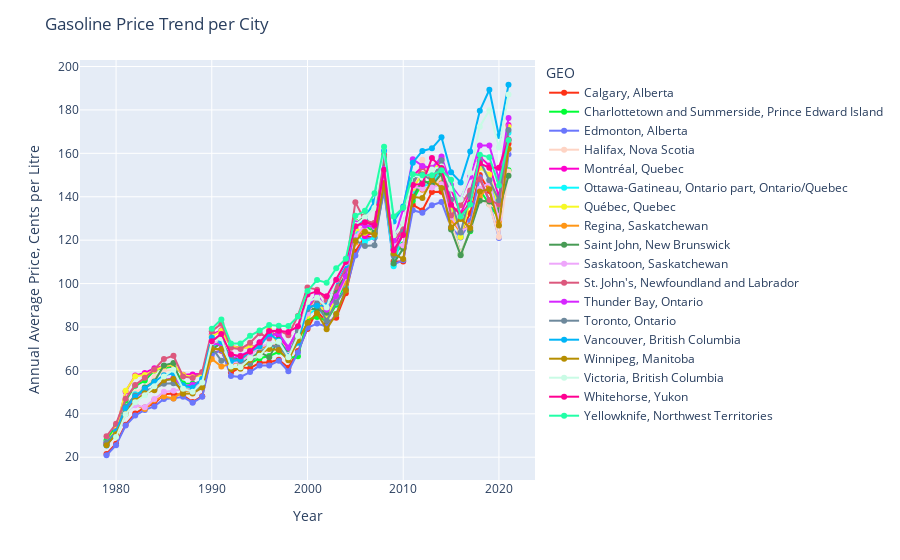

Notebook code for this chart:
### Code cell
fig = px.line(price_bycity
                   ,x='Year', y = "Value", 
                   color = "GEO", color_discrete_sequence=px.colors.qualitative.Light24)
fig.update_traces(mode='markers+lines')
fig.update_layout(
    title="Gasoline Price Trend per City",
    xaxis_title="Year",
    yaxis_title="Annual Average Price, Cents per Litre")
fig.show()

### Figure 1 — Plotly figure (JSON) as saved in the notebook; plotly's stock layout.template omitted (floating-point values rounded to 4 significant figures)
{"data": [{"hovertemplate": "GEO=Calgary, Alberta<br>Year=%{x}<br>Value=%{y}<extra></extra>", "legendgroup": "Calgary, Alberta", "line": {"color": "#FD3216", "dash": "solid"}, "marker": {"symbol": "circle"}, "mode": "markers+lines", "name": "Calgary, Alberta", "orientation": "v", "showlegend": true, "type": "scatter", "x": [1979, 1980, 1981, 1982, 1983, 1984, 1985, 1986, 1987, 1988, 1989, 1990, 1991, 1992, 1993, 1994, 1995, 1996, 1997, 1998, 1999, 2000, 2001, 2002, 2003, 2004, 2005, 2006, 2007, 2008, 2009, 2010, 2011, 2012, 2013, 2014, 2015, 2016, 2017, 2018, 2019, 2020, 2021], "xaxis": "x", "y": [21.5, 26.2, 35, 40.1, 42.9, 44.7, 49, 49.4, 48.5, 45.4, 48.1, 68.1, 69.1, 59, 61.4, 61, 63.5, 63.8, 64.9, 61.2, 68.9, 79.1, 87.3, 82.1, 84.2, 95.5, 114.7, 121.8, 121.2, 143.6, 110.3, 110.2, 136.3, 133.7, 142.2, 142.3, 130.9, 123.3, 132.4, 150, 142.7, 128.7, 164.4], "yaxis": "y"}, {"hovertemplate": "GEO=Charlottetown and Summerside, Prince Edward Island<br>Year=%{x}<br>Value=%{y}<extra></extra>", "legendgroup": "Charlottetown and Summerside, Prince Edward Island", "line": {"color": "#00FE35", "dash": "solid"}, "marker": {"symbol": "circle"}, "mode": "markers+lines", "name": "Charlottetown and Summerside, Prince Edward Island", "orientation": "v", "showlegend": true, "type": "scatter", "x": [1979, 1980, 1981, 1982, 1983, 1984, 1985, 1986, 1987, 1988, 1989, 1990, 1991, 1992, 1993, 1994, 1995, 1996, 1997, 1998, 1999, 2000, 2001, 2002, 2003, 2004, 2005, 2006, 2007, 2008, 2009, 2010, 2011, 2012, 2013, 2014, 2015, 2016, 2017, 2018, 2019, 2020, 2021], "xaxis": "x", "y": [27.8, 34.6, 46.1, 52.9, 55.3, 60, 61.1, 61.8, 54, 53.8, 54.9, 68.5, 75.3, 65.5, 62.5, 63.2, 65.6, 66.6, 68.6, 65.6, 66.5, 83.4, 84.6, 82.9, 90.2, 100.7, 128.6, 127.1, 123.2, 155.3, 113.4, 118, 138.2, 146.4, 147.2, 154.6, 128.4, 113.9, 124.1, 143.1, 136.6, 129.9, 152.2], "yaxis": "y"}, {"hovertemplate": "GEO=Edmonton, Alberta<br>Year=%{x}<br>Value=%{y}<extra></extra>", "legendgroup": "Edmonton, Alberta", "line": {"color": "#6A76FC", "dash": "solid"}, "marker": {"symbol": "circle"}, "mode": "markers+lines", "name": "Edmonton, Alberta", "orientation": "v", "showlegend": true, "type": "scatter", "x": [1979, 1980, 1981, 1982, 1983, 1984, 1985, 1986, 1987, 1988, 1989, 1990, 1991, 1992, 1993, 1994, 1995, 1996, 1997, 1998, 1999, 2000, 2001, 2002, 2003, 2004, 2005, 2006, 2007, 2008, 2009, 2010, 2011, 2012, 2013, 2014, 2015, 2016, 2017, 2018, 2019, 2020, 2021], "xaxis": "x", "y": [20.9, 25.5, 34.6, 39.2, 41.8, 43.4, 46.8, 47.1, 47.8, 45.1, 47.8, 67.1, 69.4, 57.4, 57, 59.2, 62.2, 62.3, 64.4, 59.6, 68.2, 79.6, 81.6, 80.2, 85.9, 97.2, 112.9, 120.7, 121.1, 142.4, 108.9, 110.7, 133.8, 132.6, 136.1, 137.6, 125.9, 121.2, 128.8, 149, 137.5, 121, 159.6], "yaxis": "y"}, {"hovertemplate": "GEO=Halifax, Nova Scotia<br>Year=%{x}<br>Value=%{y}<extra></extra>", "legendgroup": "Halifax, Nova Scotia", "line": {"color": "#FED4C4", "dash": "solid"}, "marker": {"symbol": "circle"}, "mode": "markers+lines", "name": "Halifax, Nova Scotia", "orientation": "v", "showlegend": true, "type": "scatter", "x": [1979, 1980, 1981, 1982, 1983, 1984, 1985, 1986, 1987, 1988, 1989, 1990, 1991, 1992, 1993, 1994, 1995, 1996, 1997, 1998, 1999, 2000, 2001, 2002, 2003, 2004, 2005, 2006, 2007, 2008, 2009, 2010, 2011, 2012, 2013, 2014, 2015, 2016, 2017, 2018, 2019, 2020, 2021], "xaxis": "x", "y": [26.3, 31.5, 40.9, 49.9, 52.2, 56.9, 59.9, 59.9, 52.7, 51.6, 52.4, 72, 76.4, 66.5, 63.4, 66.8, 68.1, 71.4, 73.3, 69.8, 78.1, 91.2, 90.4, 88.1, 95.9, 106.4, 128.3, 124.2, 123.9, 158.3, 116.1, 126.1, 145.3, 157, 145.7, 147.8, 128.1, 113.9, 124.8, 139.2, 136.4, 121.5, 151.6], "yaxis": "y"}, {"hovertemplate": "GEO=Montréal, Quebec<br>Year=%{x}<br>Value=%{y}<extra></extra>", "legendgroup": "Montréal, Quebec", "line": {"color": "#FE00CE", "dash": "solid"}, "marker": {"symbol": "circle"}, "mode": "markers+lines", "name": "Montréal, Quebec", "orientation": "v", "showlegend": true, "type": "scatter", "x": [1979, 1980, 1981, 1982, 1983, 1984, 1985, 1986, 1987, 1988, 1989, 1990, 1991, 1992, 1993, 1994, 1995, 1996, 1997, 1998, 1999, 2000, 2001, 2002, 2003, 2004, 2005, 2006, 2007, 2008, 2009, 2010, 2011, 2012, 2013, 2014, 2015, 2016, 2017, 2018, 2019, 2020, 2021], "xaxis": "x", "y": [26.3, 32.5, 50.3, 57.6, 58.8, 61, 62, 62.4, 58, 58.1, 58.5, 76.5, 78.5, 71.1, 70.5, 70.7, 71.9, 78.3, 75.4, 70.2, 78.8, 89.4, 93.3, 86.9, 95.1, 104.2, 125.4, 121.9, 123.7, 157, 115.7, 126.7, 149.7, 153.7, 153.4, 157.4, 143.5, 132.2, 142.1, 158.4, 154.4, 139.9, 173], "yaxis": "y"}, {"hovertemplate": "GEO=Ottawa-Gatineau, Ontario part, Ontario/Quebec<br>Year=%{x}<br>Value=%{y}<extra></extra>", "legendgroup": "Ottawa-Gatineau, Ontario part, Ontario/Quebec", "line": {"color": "#0DF9FF", "dash": "solid"}, "marker": {"symbol": "circle"}, "mode": "markers+lines", "name": "Ottawa-Gatineau, Ontario part, Ontario/Quebec", "orientation": "v", "showlegend": true, "type": "scatter", "x": [1979, 1980, 1981, 1982, 1983, 1984, 1985, 1986, 1987, 1988, 1989, 1990, 1991, 1992, 1993, 1994, 1995, 1996, 1997, 1998, 1999, 2000, 2001, 2002, 2003, 2004, 2005, 2006, 2007, 2008, 2009, 2010, 2011, 2012, 2013, 2014, 2015, 2016, 2017, 2018, 2019, 2020, 2021], "xaxis": "x", "y": [26.7, 31.8, 42.2, 49, 50.6, 51.8, 55.4, 56, 52.2, 52.5, 55.6, 71.6, 72.1, 65.9, 64.8, 65.3, 68.6, 70.5, 71.7, 67.6, 76.6, 85.6, 88.5, 84.7, 91.2, 98.1, 123.1, 119.2, 121.3, 145.7, 108, 124.5, 142.2, 145.1, 145.6, 152.8, 135.6, 121.9, 140.7, 156.5, 148, 134.4, 169.5], "yaxis": "y"}, {"hovertemplate": "GEO=Québec, Quebec<br>Year=%{x}<br>Value=%{y}<extra></extra>", "legendgroup": "Québec, Quebec", "line": {"color": "#F6F926", "dash": "solid"}, "marker": {"symbol": "circle"}, "mode": "markers+lines", "name": "Québec, Quebec", "orientation": "v", "showlegend": true, "type": "scatter", "x": [1979, 1980, 1981, 1982, 1983, 1984, 1985, 1986, 1987, 1988, 1989, 1990, 1991, 1992, 1993, 1994, 1995, 1996, 1997, 1998, 1999, 2000, 2001, 2002, 2003, 2004, 2005, 2006, 2007, 2008, 2009, 2010, 2011, 2012, 2013, 2014, 2015, 2016, 2017, 2018, 2019, 2020, 2021], "xaxis": "x", "y": [26.6, 32.8, 50.6, 57.3, 57.9, 59.9, 61.9, 62.7, 57.9, 56.8, 57.9, 75.7, 78.1, 71.1, 70.3, 70.5, 71.8, 78.9, 71.6, 66, 76, 85, 93.1, 84.3, 93.9, 103.1, 125.2, 123.4, 123.7, 157.5, 115, 123, 143.9, 150.5, 153.2, 154.9, 135.8, 121.4, 137.9, 153.4, 150.3, 134.6, 172.3], "yaxis": "y"}, {"hovertemplate": "GEO=Regina, Saskatchewan<br>Year=%{x}<br>Value=%{y}<extra></extra>", "legendgroup": "Regina, Saskatchewan", "line": {"color": "#FF9616", "dash": "solid"}, "marker": {"symbol": "circle"}, "mode": "markers+lines", "name": "Regina, Saskatchewan", "orientation": "v", "showlegend": true, "type": "scatter", "x": [1979, 1980, 1981, 1982, 1983, 1984, 1985, 1986, 1987, 1988, 1989, 1990, 1991, 1992, 1993, 1994, 1995, 1996, 1997, 1998, 1999, 2000, 2001, 2002, 2003, 2004, 2005, 2006, 2007, 2008, 2009, 2010, 2011, 2012, 2013, 2014, 2015, 2016, 2017, 2018, 2019, 2020, 2021], "xaxis": "x", "y": [26, 31, 41.7, 44.2, 42.2, 46.3, 48, 47.1, 50.4, 50.4, 54.2, 65.3, 61.8, 63, 64, 68.2, 70.1, 71.6, 73, 66.4, 76, 86.4, 93.9, 88.1, 94.9, 100.5, 118.8, 128, 126.8, 148.7, 118.4, 117.2, 145.1, 143.2, 144.8, 146.2, 129.1, 123.9, 126.9, 139.9, 144.9, 128.6, 162.1], "yaxis": "y"}, {"hovertemplate": "GEO=Saint John, New Brunswick<br>Year=%{x}<br>Value=%{y}<extra></extra>", "legendgroup": "Saint John, New Brunswick", "line": {"color": "#479B55", "dash": "solid"}, "marker": {"symbol": "circle"}, "mode": "markers+lines", "name": "Saint John, New Brunswick", "orientation": "v", "showlegend": true, "type": "scatter", "x": [1979, 1980, 1981, 1982, 1983, 1984, 1985, 1986, 1987, 1988, 1989, 1990, 1991, 1992, 1993, 1994, 1995, 1996, 1997, 1998, 1999, 2000, 2001, 2002, 2003, 2004, 2005, 2006, 2007, 2008, 2009, 2010, 2011, 2012, 2013, 2014, 2015, 2016, 2017, 2018, 2019, 2020, 2021], "xaxis": "x", "y": [25.9, 30.9, 41.3, 47.3, 52.1, 54.9, 62.3, 63.4, 51.2, 51.2, 54.2, 69.4, 72.8, 66.3, 64.5, 65.1, 68.4, 66.1, 74.1, 67.7, 74.8, 88.4, 88.3, 86.6, 97.2, 103.9, 127.3, 131, 123.5, 158.3, 109.3, 116.1, 139.6, 147.9, 145.1, 150.7, 124.9, 113, 124.6, 138.2, 137.8, 133.8, 149.7], "yaxis": "y"}, {"hovertemplate": "GEO=Saskatoon, Saskatchewan<br>Year=%{x}<br>Value=%{y}<extra></extra>", "legendgroup": "Saskatoon, Saskatchewan", "line": {"color": "#EEA6FB", "dash": "solid"}, "marker": {"symbol": "circle"}, "mode": "markers+lines", "name": "Saskatoon, Saskatchewan", "orientation": "v", "showlegend": true, "type": "scatter", "x": [1979, 1980, 1981, 1982, 1983, 1984, 1985, 1986, 1987, 1988, 1989, 1990, 1991, 1992, 1993, 1994, 1995, 1996, 1997, 1998, 1999, 2000, 2001, 2002, 2003, 2004, 2005, 2006, 2007, 2008, 2009, 2010, 2011, 2012, 2013, 2014, 2015, 2016, 2017, 2018, 2019, 2020, 2021], "xaxis": "x", "y": [26.3, 31.2, 41, 43.9, 43, 46.8, 50.1, 50.6, 51.2, 51.2, 54.9, 72.8, 73.6, 63.7, 63.9, 67, 70.8, 72.1, 70.7, 67.2, 74.8, 86.2, 93, 89.2, 92.6, 102.8, 121.6, 127.1, 126.1, 147.6, 118.4, 117.5, 144.8, 143.7, 144.3, 145.7, 130.8, 124.3, 126.1, 143.7, 146.5, 129.6, 161.7], "yaxis": "y"}, {"hovertemplate": "GEO=St. John's, Newfoundland and Labrador<br>Year=%{x}<br>Value=%{y}<extra></extra>", "legendgroup": "St. John's, Newfoundland and Labrador", "line": {"color": "#DC587D", "dash": "solid"}, "marker": {"symbol": "circle"}, "mode": "markers+lines", "name": "St. John's, Newfoundland and Labrador", "orientation": "v", "showlegend": true, "type": "scatter", "x": [1979, 1980, 1981, 1982, 1983, 1984, 1985, 1986, 1987, 1988, 1989, 1990, 1991, 1992, 1993, 1994, 1995, 1996, 1997, 1998, 1999, 2000, 2001, 2002, 2003, 2004, 2005, 2006, 2007, 2008, 2009, 2010, 2011, 2012, 2013, 2014, 2015, 2016, 2017, 2018, 2019, 2020, 2021], "xaxis": "x", "y": [29.6, 35.4, 46.9, 53.3, 56.6, 60.4, 65.3, 66.7, 57.2, 56.5, 59.3, 78, 81.5, 70.4, 69.8, 72.7, 77.1, 74.7, 78.4, 76.2, 85.1, 98.2, 97.2, 92.2, 98.4, 107.2, 137.5, 128.8, 128, 159.5, 119.9, 125.4, 145.6, 153.7, 147.9, 153.8, 131.4, 136.1, 142.9, 148.1, 138.5, 136.5, 165.9], "yaxis": "y"}, {"hovertemplate": "GEO=Thunder Bay, Ontario<br>Year=%{x}<br>Value=%{y}<extra></extra>", "legendgroup": "Thunder Bay, Ontario", "line": {"color": "#D626FF", "dash": "solid"}, "marker": {"symbol": "circle"}, "mode": "markers+lines", "name": "Thunder Bay, Ontario", "orientation": "v", "showlegend": true, "type": "scatter", "x": [1979, 1980, 1981, 1982, 1983, 1984, 1985, 1986, 1987, 1988, 1989, 1990, 1991, 1992, 1993, 1994, 1995, 1996, 1997, 1998, 1999, 2000, 2001, 2002, 2003, 2004, 2005, 2006, 2007, 2008, 2009, 2010, 2011, 2012, 2013, 2014, 2015, 2016, 2017, 2018, 2019, 2020, 2021], "xaxis": "x", "y": [26.6, 31.9, 42.3, 47.7, 50.7, 51.4, 55.5, 56.5, 52.7, 53.4, 55.1, 72.3, 72, 65.4, 66.8, 69, 73, 75.9, 77, 70.6, 79, 89.4, 95.1, 87.9, 94.2, 103.4, 127.8, 126.6, 126.4, 152.9, 119.8, 134.4, 157.3, 154.2, 153.2, 158.5, 145.4, 139.2, 149.2, 163.6, 163.6, 148, 176.3], "yaxis": "y"}, {"hovertemplate": "GEO=Toronto, Ontario<br>Year=%{x}<br>Value=%{y}<extra></extra>", "legendgroup": "Toronto, Ontario", "line": {"color": "#6E899C", "dash": "solid"}, "marker": {"symbol": "circle"}, "mode": "markers+lines", "name": "Toronto, Ontario", "orientation": "v", "showlegend": true, "type": "scatter", "x": [1979, 1980, 1981, 1982, 1983, 1984, 1985, 1986, 1987, 1988, 1989, 1990, 1991, 1992, 1993, 1994, 1995, 1996, 1997, 1998, 1999, 2000, 2001, 2002, 2003, 2004, 2005, 2006, 2007, 2008, 2009, 2010, 2011, 2012, 2013, 2014, 2015, 2016, 2017, 2018, 2019, 2020, 2021], "xaxis": "x", "y": [26.7, 31.9, 43.3, 48.4, 50.7, 51.6, 53.8, 54.1, 51.3, 50.4, 53, 70.6, 64.4, 65.5, 64.3, 63.3, 68, 71.5, 70.9, 66, 78, 88.2, 90.9, 82.9, 91.4, 97.4, 119.9, 117.3, 117.6, 144.8, 112.9, 123.8, 148.1, 150.3, 147.6, 156.8, 138.6, 123.5, 140.7, 156.4, 147.6, 138.4, 170.7], "yaxis": "y"}, {"hovertemplate": "GEO=Vancouver, British Columbia<br>Year=%{x}<br>Value=%{y}<extra></extra>", "legendgroup": "Vancouver, British Columbia", "line": {"color": "#00B5F7", "dash": "solid"}, "marker": {"symbol": "circle"}, "mode": "markers+lines", "name": "Vancouver, British Columbia", "orientation": "v", "showlegend": true, "type": "scatter", "x": [1979, 1980, 1981, 1982, 1983, 1984, 1985, 1986, 1987, 1988, 1989, 1990, 1991, 1992, 1993, 1994, 1995, 1996, 1997, 1998, 1999, 2000, 2001, 2002, 2003, 2004, 2005, 2006, 2007, 2008, 2009, 2010, 2011, 2012, 2013, 2014, 2015, 2016, 2017, 2018, 2019, 2020, 2021], "xaxis": "x", "y": [25.4, 31.7, 42.6, 47.8, 51.7, 54.6, 57.8, 58.7, 53.1, 52, 56.1, 75.2, 73.2, 64.2, 65, 68.7, 71, 76.8, 73.7, 66.5, 72.7, 89.2, 89.8, 89.9, 101.1, 108.5, 126.5, 130.2, 137.9, 161.2, 128.6, 135.5, 155.7, 161.1, 162.3, 167.4, 151.3, 146.6, 160.8, 179.6, 189.3, 168, 191.6], "yaxis": "y"}, {"hovertemplate": "GEO=Winnipeg, Manitoba<br>Year=%{x}<br>Value=%{y}<extra></extra>", "legendgroup": "Winnipeg, Manitoba", "line": {"color": "#B68E00", "dash": "solid"}, "marker": {"symbol": "circle"}, "mode": "markers+lines", "name": "Winnipeg, Manitoba", "orientation": "v", "showlegend": true, "type": "scatter", "x": [1979, 1980, 1981, 1982, 1983, 1984, 1985, 1986, 1987, 1988, 1989, 1990, 1991, 1992, 1993, 1994, 1995, 1996, 1997, 1998, 1999, 2000, 2001, 2002, 2003, 2004, 2005, 2006, 2007, 2008, 2009, 2010, 2011, 2012, 2013, 2014, 2015, 2016, 2017, 2018, 2019, 2020, 2021], "xaxis": "x", "y": [25.5, 30.6, 39.9, 46, 49.5, 50.9, 55.5, 56, 49.2, 49.4, 52.1, 69.9, 69.9, 60.6, 60.7, 64.8, 67.8, 69.8, 69.4, 64.7, 73.8, 82, 86.3, 79, 86, 96.8, 119.6, 123.9, 122.5, 146.3, 113.8, 111.3, 140, 139.4, 147.7, 144, 125.8, 129.8, 125.6, 142.4, 143.5, 126.7, 162], "yaxis": "y"}, {"hovertemplate": "GEO=Victoria, British Columbia<br>Year=%{x}<br>Value=%{y}<extra></extra>", "legendgroup": "Victoria, British Columbia", "line": {"color": "#C9FBE5", "dash": "solid"}, "marker": {"symbol": "circle"}, "mode": "markers+lines", "name": "Victoria, British Columbia", "orientation": "v", "showlegend": true, "type": "scatter", "x": [1980, 1981, 1982, 1983, 1984, 1985, 1986, 1987, 1988, 1989, 1990, 1991, 1992, 1993, 1994, 1995, 1996, 1997, 1998, 1999, 2000, 2001, 2002, 2003, 2004, 2005, 2006, 2007, 2008, 2009, 2010, 2011, 2012, 2013, 2014, 2015, 2016, 2017, 2018, 2019, 2020, 2021], "xaxis": "x", "y": [29.3, 39.8, 45.3, 48.5, 52.7, 57.2, 60.3, 51.5, 50.2, 54.4, 73.1, 74.8, 61.8, 61.5, 65.6, 66.7, 71.9, 73.2, 66.1, 75.8, 91.5, 93.6, 89, 101.6, 109.6, 127, 130.6, 134.8, 163, 122.3, 127.7, 149.9, 148.8, 152.6, 153.9, 143.7, 138.7, 151.1, 172.3, 179.9, 162.7, 187.1], "yaxis": "y"}, {"hovertemplate": "GEO=Whitehorse, Yukon<br>Year=%{x}<br>Value=%{y}<extra></extra>", "legendgroup": "Whitehorse, Yukon", "line": {"color": "#FF0092", "dash": "solid"}, "marker": {"symbol": "circle"}, "mode": "markers+lines", "name": "Whitehorse, Yukon", "orientation": "v", "showlegend": true, "type": "scatter", "x": [1990, 1991, 1992, 1993, 1994, 1995, 1996, 1997, 1998, 1999, 2000, 2001, 2002, 2003, 2004, 2005, 2006, 2007, 2008, 2009, 2010, 2011, 2012, 2013, 2014, 2015, 2016, 2017, 2018, 2019, 2020, 2021], "xaxis": "x", "y": [73.4, 76.8, 67.4, 66.5, 68.7, 72.9, 78.1, 78.3, 77.7, 80.3, 95, 96.4, 94.1, 101.8, 109.9, 126.4, 128.3, 127, 152.4, 115.3, 122.4, 145.4, 145.9, 157.8, 153.2, 136.3, 131.7, 137.2, 155.4, 153.4, 153.4, 166.4], "yaxis": "y"}, {"hovertemplate": "GEO=Yellowknife, Northwest Territories<br>Year=%{x}<br>Value=%{y}<extra></extra>", "legendgroup": "Yellowknife, Northwest Territories", "line": {"color": "#22FFA7", "dash": "solid"}, "marker": {"symbol": "circle"}, "mode": "markers+lines", "name": "Yellowknife, Northwest Territories", "orientation": "v", "showlegend": true, "type": "scatter", "x": [1990, 1991, 1992, 1993, 1994, 1995, 1996, 1997, 1998, 1999, 2000, 2001, 2002, 2003, 2004, 2005, 2006, 2007, 2008, 2009, 2010, 2011, 2012, 2013, 2014, 2015, 2016, 2017, 2018, 2019, 2020, 2021], "xaxis": "x", "y": [79.2, 83.5, 72.4, 72.4, 75.9, 78.4, 80.9, 80.6, 80.4, 84.8, 96.6, 101.6, 100.4, 107, 111.4, 131.2, 133.5, 141.6, 163, 130.9, 134.9, 150.4, 149.9, 149.9, 152.2, 147.8, 130.9, 136.4, 159.4, 158.2, 145.2, 166.1], "yaxis": "y"}], "layout": {"legend": {"title": {"text": "GEO"}, "tracegroupgap": 0}, "margin": {"t": 60}, "title": {"text": "Gasoline Price Trend per City"}, "xaxis": {"anchor": "y", "domain": [0, 1], "title": {"text": "Year"}}, "yaxis": {"anchor": "x", "domain": [0, 1], "title": {"text": "Annual Average Price, Cents per Litre"}}}}
